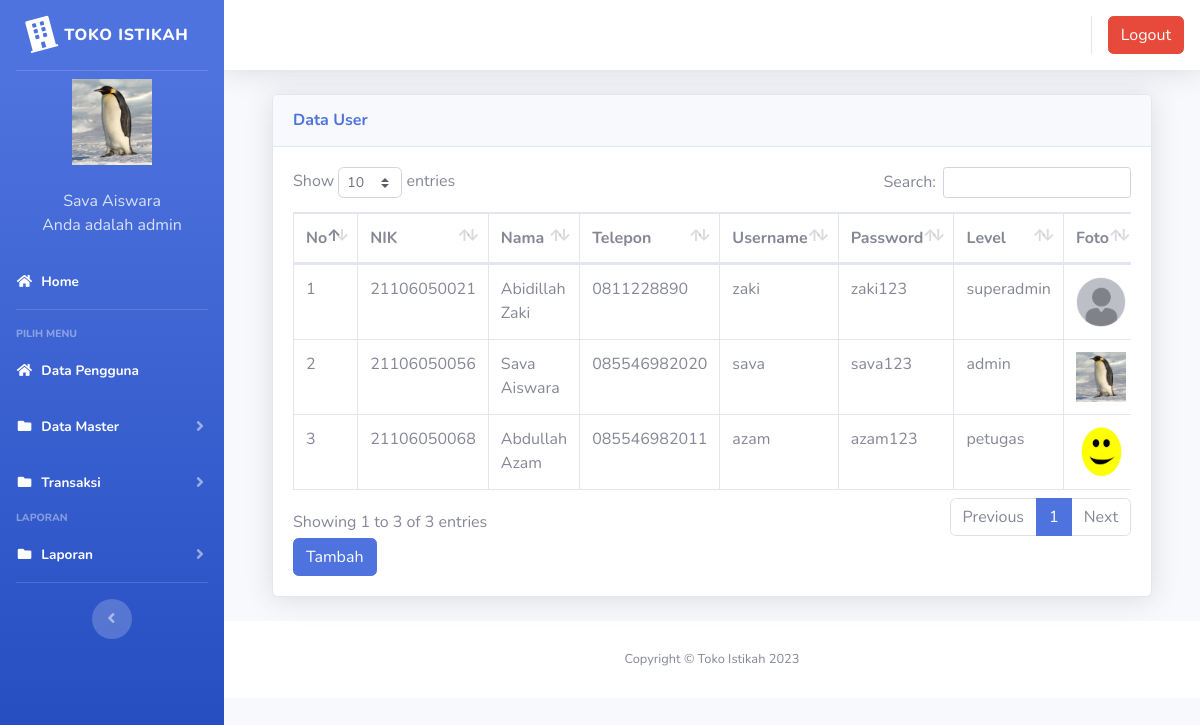
Page /index.php?page=pengguna (signed in) on the committed database.
### tables this page shows
CREATE TABLE `users` (
  `id` int(11) NOT NULL,
  `nik` varchar(11) NOT NULL,
  `nama` varchar(100) NOT NULL,
  `alamat` varchar(200) NOT NULL,
  `telepon` varchar(100) NOT NULL,
  `username` varchar(100) NOT NULL,
  `password` varchar(100) NOT NULL,
  `level` varchar(25) NOT NULL DEFAULT 'member',
  `foto` varchar(25) NOT NULL
);

### page/pengguna/pengguna2.php (the view, shortened to what this page needs)
<div class="container-fluid">
  <div class="card shadow mb-4">
    <div class="card-header py-3">
      <h6 class="m-0 font-weight-bold text-primary">Data User</h6>
    </div>
    <div class="card-body">
      <div class="table-responsive">
        <table class="table table-bordered" id="dataTable" width="100%" cellspacing="0">
        <thead>
                                <tr>
			<th>No</th>
			<th>NIK</th>
			<th>Nama</th>
			<th>Telepon</th>
			<th>Username</th>
                                    <th>Password</th>
                                    <th>Level</th>
                                    <th>Foto</th>
                                </tr>
		</thead>
          <tbody>
            <?php
	$no = 1;
	$sql = $koneksi->query("select * from users");
	while ($data = $sql->fetch_assoc()) {
	?>
                                <tr>
                                    <td><?php echo $no++; ?></td>
			<td><?php echo $data['nik'] ?></td>
			<td><?php echo $data['nama'] ?></td>
			<td><?php echo $data['telepon'] ?></td>
                                    <td><?php echo $data['username'] ?></td>
			<td><?php echo $data['password'] ?></td>
			<td><?php echo $data['level'] ?></td>
			<td><img src="img/<?php echo $data['foto'] ?>"width="50" height="50" alt=""> </td>
                                </tr>
	<?php }?>
		   </tbody>
                        </table>
<a href="?page=pengguna&aksi=tambahpengguna2" class="btn btn-primary" >Tambah</a>
      </div>
    </div>
  </div>
</div>

### index.php (shortened to what this page needs)
<?php
	$koneksi = new mysqli("localhost","root","","inventori");
	?>
<!DOCTYPE html>
<html lang="en">
<head>
  <link href="vendor/fontawesome-free/css/all.min.css" rel="stylesheet" type="text/css">
  <link href="css/sb-admin-2.min.css" rel="stylesheet">
  <link href="vendor/datatables/dataTables.bootstrap4.min.css" rel="stylesheet">
</head>
<body id="page-top">
  <div id="wrapper">
    <ul class="navbar-nav bg-gradient-primary sidebar sidebar-dark accordion" id="accordionSidebar">
      <a class="sidebar-brand d-flex align-items-center justify-content-center" href="index.php">
        <div class="sidebar-brand-icon rotate-n-15">
          <i class="fas fa-building"></i>
        </div>
        <div class="sidebar-brand-text mx-2">TOKO ISTIKAH</div>
      </a>
      <hr class="sidebar-divider my-0">
 <?php
   if ($_SESSION['admin']) {
	   $user = $_SESSION['admin'];
   }
   $sql =$koneksi->query("select * from users where id='$user'");
   $data = $sql->fetch_assoc();
   ?>
    <li class="d-flex align-items-center justify-content-center">
        <a class="nav-link">
		 <img src="img/<?php echo $data['foto']?>" class="img-circle" width="80" alt="User"/></a>
	  </li>
		 <li class="nav-item ">
        <a class="nav-link">
         	<div class="d-flex align-items-center justify-content-center" class="name">  <?php echo  $data['nama'];?></div></font>
			<div class="d-flex align-items-center justify-content-center" class="email">Anda adalah <?php echo $data['level'];?></div>
		 </a>
      </li>
      <li class="nav-item active">
        <a class="nav-link" href="?page=home">
          <i class="fas fa-fw fa-home"></i>
          <span>Home</span></a>
      </li>
      <hr class="sidebar-divider">
      <div class="sidebar-heading">
        Pilih Menu
      </div>
	    <li class="nav-item active">
        <a class="nav-link" href="?page=pengguna">
          <i class="fas fa-fw fa-home"></i>
          <span>Data Pengguna</span></a>
      </li>
	   <li class="nav-item active">
        <a class="nav-link collapsed" href="#" data-toggle="collapse" data-target="#collapseData" aria-expanded="true" aria-controls="collapseData">
          <i class="fas fa-fw fa-folder"></i>
          <span>Data Master</span>
        </a>
      </li>
	    <li class="nav-item active">
        <a class="nav-link collapsed" href="#" data-toggle="collapse" data-target="#collapsePages" aria-expanded="true" aria-controls="collapsePages">
          <i class="fas fa-fw fa-folder"></i>
          <span>Transaksi</span>
        </a>
      </li>
      <div class="sidebar-heading">
        Laporan
      </div>
	     <li class="nav-item active">
        <a class="nav-link collapsed" href="#" data-toggle="collapse" data-target="#collapseLaporan" aria-expanded="true" aria-controls="collapseLaporan">
          <i class="fas fa-fw fa-folder"></i>
          <span>Laporan</span>
        </a>
      </li>
      <hr class="sidebar-divider d-none d-md-block">
      <div class="text-center d-none d-md-inline">
        <button class="rounded-circle border-0" id="sidebarToggle"></button>
      </div>
    </ul>
    <div id="content-wrapper" class="d-flex flex-column">
      <div id="content">
        <nav class="navbar navbar-expand navbar-light bg-white topbar mb-4 static-top shadow">
          <ul class="navbar-nav ml-auto">
            <li class="nav-item dropdown no-arrow">
			 <div class="top-menu">
        <ul class="nav pull-right top-menu">
		      <li><a onclick="return confirm('Apakah anda yakin akan logout?')" class="btn btn-danger" class="logout" href="logout.php">Logout</a></li>
        </ul>
      </div>
            </li>
          </ul>
        </nav>
        <div class="container-fluid">
		 <section class="content">
		      <?php
			   $page = $_GET['page'];
			   $aksi = $_GET['aksi'];
			   	if ($page == "pengguna") {
				   if ($aksi == "") {
					   include "page/pengguna/pengguna2.php";
				   }
			   }
			   ?>
    </section>
</div>
      <footer class="sticky-footer bg-white">
        <div class="container my-auto">
          <div class="copyright text-center my-auto">
            <span>Copyright &copy; Toko Istikah 2023</span>
          </div>
        </div>
      </footer>
    </div>
  </div>
  </div>
</body>
</html>

### rows in the picture
users: foto (picture), nama "Sava Aiswara", level "admin", nik "21106050056", telepon "085546982020", username "sava", password "sava123"
users: nik "21106050021", nama "Abidillah Zaki", telepon "0811228890", username "zaki", password "zaki123", level "superadmin", foto (placeholder picture)
users: nik "21106050068", nama "Abdullah Azam", telepon "085546982011", username "azam", password "azam123", level "petugas", foto (picture)
